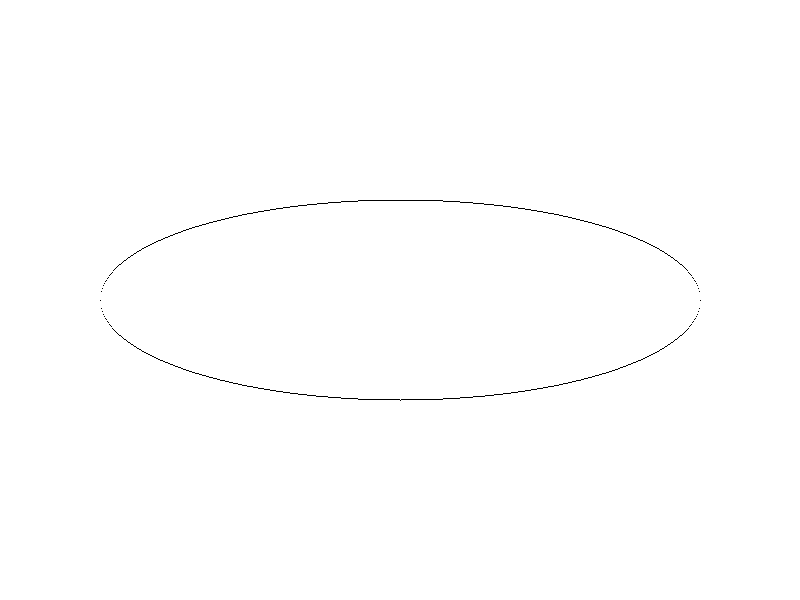
Frame 1 (no input)
Frame 60 (the mouse pressed at the canvas centre just before this capture): identical to frame 1, image omitted
Frame 120 (the mouse held since frame 60 and released just before this capture): identical to frame 1, image omitted

The Processing sketch that drew this single still picture (run headless with seeded random() and noise(); from frame 60 on, the mouse is pressed at the canvas centre):

// Processing sketch: Cartesian_Ellipse_Drawing
// ── Cartesian_Ellipse_Drawing.pde
Ellipse ellipse;

void setup() {
    size(800, 600);
    ellipse = new Ellipse(400, 300, 300, 100);
}

void draw() {
    background(255);
    ellipse.display();
}

// ── Ellipse.pde
class Ellipse {

    double xc, yc, rx, ry;

    Ellipse(double xc, double yc, double rx, double ry) {
        this.xc = xc;
        this.yc = yc;
        this.rx = rx;
        this.ry = ry;
    }

    void display() {
        if(rx > ry) {
            for(double x = xc - rx; x <= xc + rx; x++) {
                double y1 = yc + ry * Math.sqrt(1 - Math.pow(((x - xc) / rx), 2));
                double y2 = yc - ry * Math.sqrt(1 - Math.pow(((x - xc) / rx), 2));
                set((int)x, (int)y1, 0);
                set((int)x, (int)y2, 0);
            }
        } else {
            for(double y = yc - ry; y <= yc + ry; y++) {
                double x1 = xc + rx * Math.sqrt(1 - Math.pow(((y - yc) / ry), 2));
                double x2 = xc - rx * Math.sqrt(1 - Math.pow(((y - yc) / ry), 2));
                set((int)x1, (int)y, 0);
                set((int)x2, (int)y, 0);
            }
        }
    }
}
